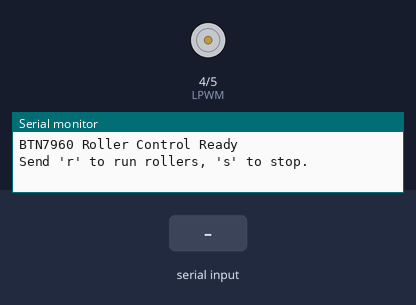
The sketch below on a simulated Arduino Uno, built with avr-gcc and run on an emulated ATmega328P. Shown: motor-driver pin pairs drawn as motors (green arrow = first pin HIGH = forward, orange = second pin HIGH = backward, longer = more drive), the last lines printed to the serial monitor. The inputs (shaded band) are chosen by the test bench.

Above: at 1.2 s.
1.3 s: "r" received over Serial
At 1.52 s:
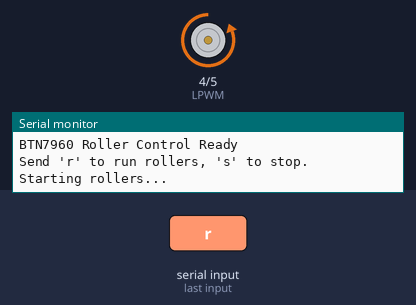
At 2.3 s:
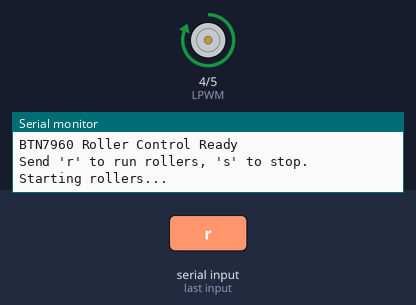
4.0 s: "s" received over Serial
Timing chart, 0 to 7.0 s (numbered marks = the images above; inputs shaded):
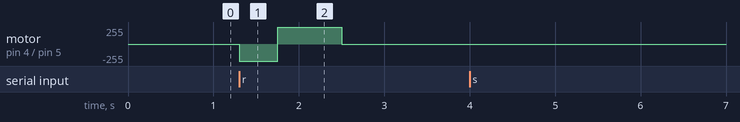

The sketch:

dribbling_piston.ino
```cpp
// === Roller Control Using BTN7960 ===

const int RPWM = 5;   // Motor forward (downward roll)
const int LPWM = 4;   // Motor reverse (upward roll)

void setup() {
  Serial.begin(9600);

  pinMode(RPWM, OUTPUT);
  pinMode(LPWM, OUTPUT);

  Serial.println("BTN7960 Roller Control Ready");
  Serial.println("Send 'r' to run rollers, 's' to stop.");
}

void rollers() {
  // Rollers run downward
  analogWrite(RPWM, 255);   // Max forward speed
  analogWrite(LPWM, 0);
  delay(450);              // Let ball bounce

  // Reverse rollers to catch ball
  analogWrite(RPWM, 0);
  analogWrite(LPWM, 255);   // Max reverse speed
  delay(750);

  stop();                   // Hold ball
  delay(2000);
}

void stop() {
  analogWrite(RPWM, 0);
  analogWrite(LPWM, 0);
}

void loop() {
  if (Serial.available()) {

    char ch = Serial.read();

    if (ch == 'r') {
      Serial.println("Starting rollers...");
      rollers();
    } else if (ch == 's') {
      Serial.println("Stopping rollers.");
      stop();
    }
  }
}
```

Measured:
- after the input at 1.3 s, motor on pin 4 (LPWM) / pin 5 (RPWM): stopped → backward 255/255 at once, → forward 255/255 0.45 s later, → stopped 0.75 s later
